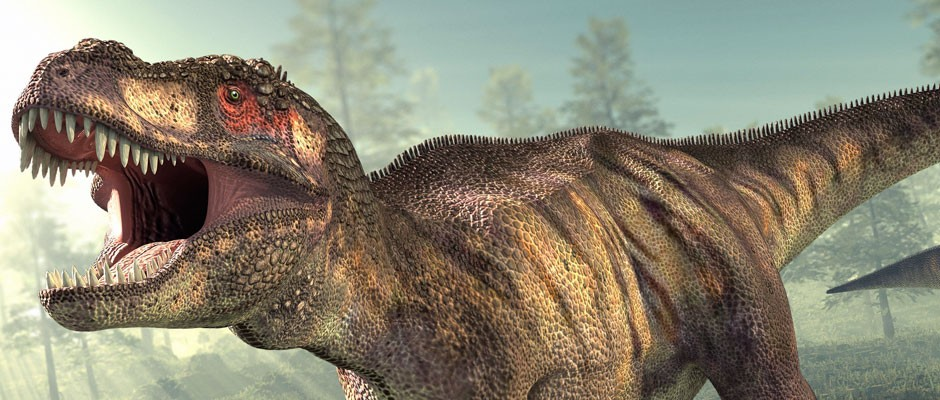
#> input picture dino.jpg, 940 x 400 px
$ python arithmetic.py
#> lines starting #> are read from the running program, lines starting #| are printed output that depends on the picture
import numpy as np
import cv2

image_path = "dino.jpg"
cv2_image = cv2.imread(image_path)
#> cv2_image is the input picture: shape (400, 940, 3); mean B, G, R 115.3, 133.1, 138.2

print(cv2_image.shape)
#| (400, 940, 3)
cv2.imshow("Original", cv2_image)
cv2.waitKey(0)

print(f"Max of 255: {cv2.add(np.uint8([200]), np.uint8([100]))}")
print(f"Min of 0: {cv2.subtract(np.uint8([50]), np.uint8([100]))}")

print(f"Wrap Around: {(np.uint8([200])+np.uint8([100]))}")
print(f"Wrap Around: {(np.uint8([50])-np.uint8([100]))}")

adding_matrix = np.ones(cv2_image.shape, dtype='uint8') * 100
added_image = cv2.add(cv2_image, adding_matrix)
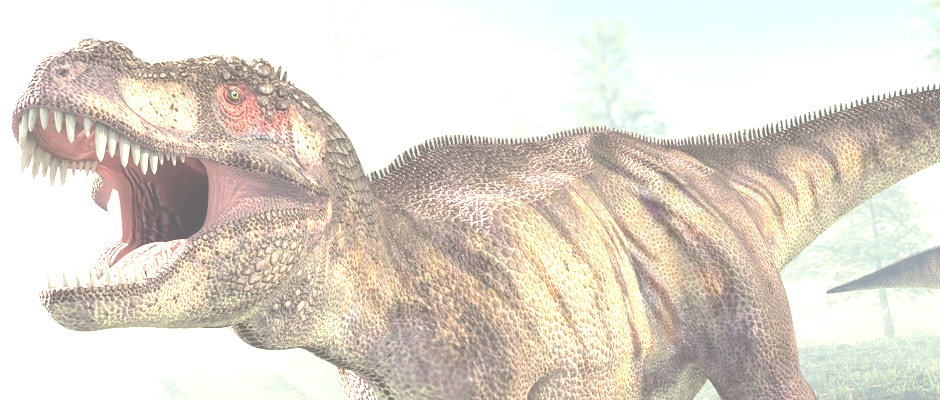
#> added_image: shape (400, 940, 3); mean B, G, R 204.9, 215.3, 223.5
cv2.imshow("Added Image CV2", added_image)
cv2.waitKey(0)

subtracting_matrix = np.ones(cv2_image.shape, dtype='uint8')*50
subtracted_image = cv2.subtract(cv2_image, subtracting_matrix)
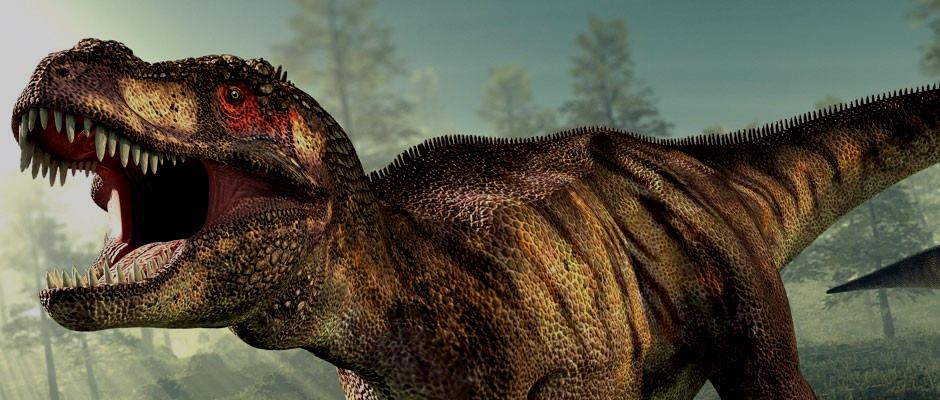
#> subtracted_image: shape (400, 940, 3); mean B, G, R 68.1, 84.8, 88.9
cv2.imshow("Subtracted Image", subtracted_image)
cv2.waitKey(0)
